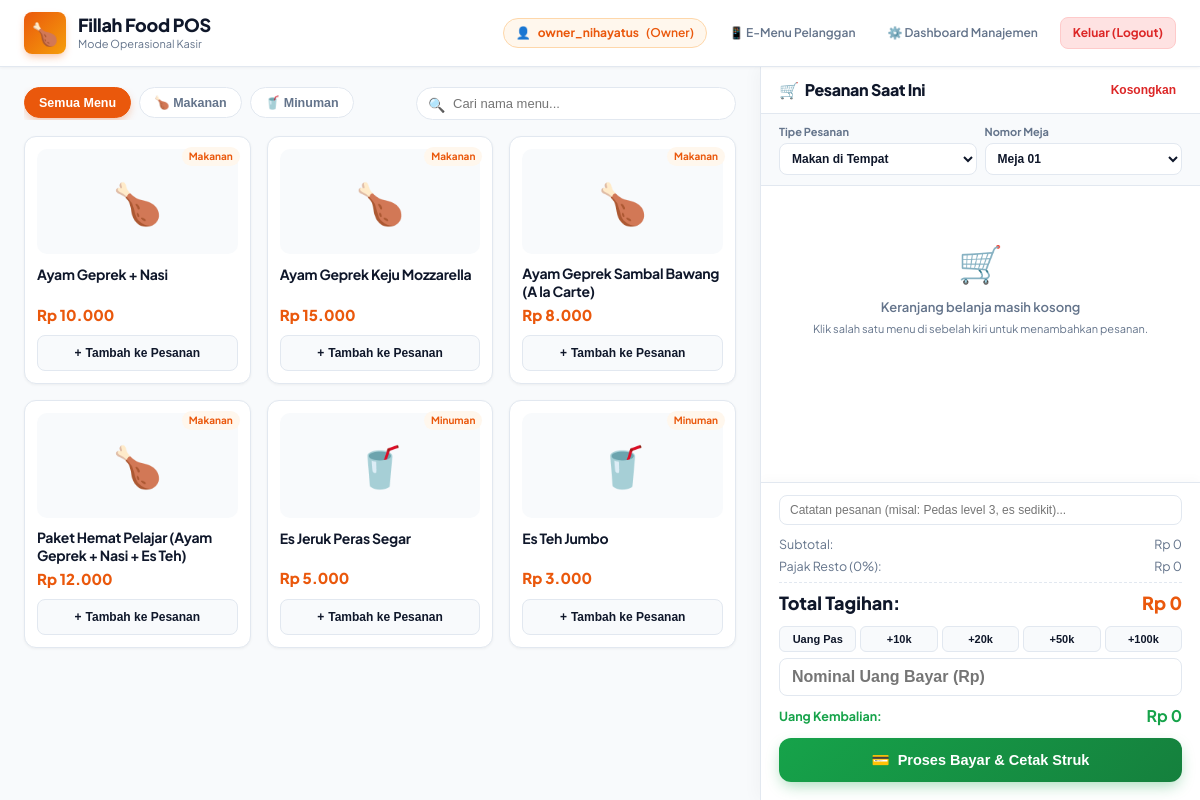
Page /kasir.php (signed in) on the committed database.
### tables this page shows
CREATE TABLE IF NOT EXISTS produk (
    id INT AUTO_INCREMENT PRIMARY KEY,
    nama_produk VARCHAR(100) NOT NULL,
    harga DECIMAL(10,2) NOT NULL,
    kategori ENUM('Makanan', 'Minuman') NOT NULL,
    gambar VARCHAR(255) NULL
);

### kasir.php (the view, shortened to what this page needs)
<?php
require 'config.php';
$query_produk = "SELECT * FROM produk ORDER BY kategori ASC, nama_produk ASC";
$result_produk = $conn->query($query_produk);
$daftar_produk = [];
if ($result_produk) {
    while ($row = $result_produk->fetch_assoc()) {
        $daftar_produk[] = $row;
    }
}
?>
<!DOCTYPE html>
<html lang="id">
<head>
    <link rel="stylesheet" href="style.css">
</head>
<body>
    <header class="navbar">
        <div class="navbar-brand">
            <div class="brand-logo">🍗</div>
            <div class="brand-text">
                <h1>Fillah Food POS</h1>
                <p>Mode Operasional Kasir</p>
            </div>
        </div>
        <div class="nav-actions">
            <span class="user-pill" style="display: inline-flex; align-items: center; gap: 7px;">
                <?php if (!empty($_SESSION['foto']) && file_exists(__DIR__ . '/' . $_SESSION['foto'])): ?>
                    <img src="<?php echo htmlspecialchars($_SESSION['foto']); ?>" alt="Foto" style="width: 22px; height: 22px; border-radius: 50%; object-fit: cover;">
                <?php else: ?>
                    <span>👤</span>
                <?php endif; ?>
                <strong><?php echo htmlspecialchars($_SESSION['username']); ?></strong> (<?php echo htmlspecialchars($_SESSION['role']); ?>)
            </span>
            <a href="menu.php" target="_blank" class="btn-link">📱 E-Menu Pelanggan</a>
            <?php if (in_array($_SESSION['role'], ['Owner', 'Admin'])): ?>
                <a href="admin.php" class="btn-link">⚙️ Dashboard Manajemen</a>
            <?php endif; ?>
            <a href="logout.php" class="btn-logout">Keluar (Logout)</a>
        </div>
    </header>
    <div class="workspace">
        <main class="catalog-panel">
            <div class="catalog-toolbar">
                <div class="category-pills">
                    <button class="cat-btn active" onclick="filterKategori('Semua')">Semua Menu</button>
                    <button class="cat-btn" onclick="filterKategori('Makanan')">🍗 Makanan</button>
                    <button class="cat-btn" onclick="filterKategori('Minuman')">🥤 Minuman</button>
                </div>
                <div class="search-box">
                    <span class="search-icon">🔍</span>
                    <input type="text" id="cari-menu" class="search-input" placeholder="Cari nama menu..." onkeyup="cariMenuLive()">
                </div>
            </div>
            <div class="products-grid" id="daftar-menu-grid">
                <?php if (empty($daftar_produk)): ?>
                    <p style="color: #888; font-style: italic;">Belum ada menu di database.</p>
                <?php else: ?>
                    <?php foreach ($daftar_produk as $p): ?>
                        <div class="product-card"
                             data-kategori="<?php echo htmlspecialchars($p['kategori']); ?>"
                             data-nama="<?php echo htmlspecialchars(strtolower($p['nama_produk'])); ?>"
                             onclick="tambahItem(<?php echo $p['id']; ?>, '<?php echo addslashes($p['nama_produk']); ?>', <?php echo $p['harga']; ?>)">
                            <span class="card-header-badge"><?php echo htmlspecialchars($p['kategori']); ?></span>
                            <div class="product-thumb">
                                <?php if (!empty($p['gambar']) && file_exists($p['gambar'])): ?>
                                    <img src="<?php echo htmlspecialchars($p['gambar']); ?>"
                                         alt="<?php echo htmlspecialchars($p['nama_produk']); ?>"
                                         style="width:100%;height:100%;object-fit:cover;border-radius:10px;">
                                <?php else: ?>
                                    <?php echo ($p['kategori'] === 'Makanan') ? '🍗' : '🥤'; ?>
                                <?php endif; ?>
                            </div>
                            <h3 class="product-name"><?php echo htmlspecialchars($p['nama_produk']); ?></h3>
                            <div class="product-price">Rp <?php echo number_format($p['harga'], 0, ',', '.'); ?></div>
                            <button class="btn-add-item" type="button" style="pointer-events: none;">
                                <span>+</span> Tambah ke Pesanan
                            </button>
                        </div>
                    <?php endforeach; ?>
                <?php endif; ?>
            </div>
        </main>
        <aside class="cart-panel">
            <div class="cart-header">
                <h2><span>🛒</span> Pesanan Saat Ini</h2>
                <button class="btn-clear-cart" onclick="kosongkanKeranjang()">Kosongkan</button>
            </div>
            <div class="order-meta">
                <div>
                    <label style="font-size: 11px; font-weight: 700; color: var(--text-muted); display: block; margin-bottom: 2px;">Tipe Pesanan</label>
                    <select id="tipe-pesanan" class="meta-select">
                        <option value="Dine In (Makan di Tempat)">Makan di Tempat</option>
                    </select>
                </div>
                <div>
                    <label style="font-size: 11px; font-weight: 700; color: var(--text-muted); display: block; margin-bottom: 2px;">Nomor Meja</label>
                    <select id="no-meja" class="meta-select">
                        <option value="Meja 01">Meja 01</option>
                    </select>
                </div>
            </div>
            <div class="cart-items-wrapper" id="cart-items-container">
                <div id="cart-empty-state" style="text-align: center; padding: 40px 20px; color: var(--text-muted);">
                    <div style="font-size: 36px; margin-bottom: 8px;">🛒</div>
                    <p style="font-size: 13px; font-weight: 600;">Keranjang belanja masih kosong</p>
                    <p style="font-size: 11px; margin-top: 4px;">Klik salah satu menu di sebelah kiri untuk menambahkan pesanan.</p>
                </div>
            </div>
            <div class="cart-footer">
                <input type="text" id="catatan-order" class="order-notes-input" placeholder="Catatan pesanan (misal: Pedas level 3, es sedikit)...">
                <div class="summary-row">
                    <span>Subtotal:</span>
                    <span id="label-subtotal">Rp 0</span>
                </div>
                <div class="summary-row">
                    <span>Pajak Resto (0%):</span>
                    <span>Rp 0</span>
                </div>
                <div class="summary-total">
                    <span>Total Tagihan:</span>
                    <span id="label-total" style="color: var(--primary);">Rp 0</span>
                </div>
                <div class="quick-cash-row">
                    <button class="quick-cash-btn" onclick="setUangPas()">Uang Pas</button>
                    <button class="quick-cash-btn" onclick="tambahNominal(10000)">+10k</button>
                    <button class="quick-cash-btn" onclick="tambahNominal(20000)">+20k</button>
                    <button class="quick-cash-btn" onclick="tambahNominal(50000)">+50k</button>
                    <button class="quick-cash-btn" onclick="tambahNominal(100000)">+100k</button>
                </div>
                <div class="cash-input-group">
                    <input type="number" id="input-uang-bayar" class="cash-input" placeholder="Nominal Uang Bayar (Rp)" oninput="hitungKembalianRealtime()">
                </div>
                <div class="change-row">
                    <span>Uang Kembalian:</span>
                    <span id="label-kembalian" style="font-size: 16px;">Rp 0</span>
                </div>
                <button class="btn-checkout" onclick="prosesBayarDanCetak()">
                    <span>💳</span> Proses Bayar & Cetak Struk
                </button>
            </div>
        </aside>
    </div>
</body>
</html>

### style.css (style rules this page uses)
:root { --primary: #ea580c; --primary-hover: #c2410c; --primary-light: #fff7ed; --secondary: #f59e0b; --success: #16a34a; --success-hover: #15803d; --success-light: #dcfce7; --warning: #d97706; --warning-light: #fef3c7; --danger: #dc2626; --danger-light: #fee2e2; --bg-canvas: #f8fafc; --bg-card: #ffffff; --sidebar-bg: #0f172a; --sidebar-hover: #1e293b; --text-dark: #0f172a; --text-muted: #64748b; --border: #e2e8f0; --radius-sm: 8px; --radius-md: 12px; --radius-lg: 18px; --radius-xl: 24px; --shadow-sm: 0 1px 3px rgba(0, 0, 0, 0.05); --shadow-md: 0 4px 12px -2px rgba(15, 23, 42, 0.08); --shadow-lg: 0 10px 25px -5px rgba(234, 88, 12, 0.15), 0 0 1px 1px rgba(0, 0, 0, 0.05); --shadow-primary: 0 4px 14px -2px rgba(234, 88, 12, 0.4); --safe-top: env(safe-area-inset-top, 0px); --safe-bottom: env(safe-area-inset-bottom, 0px); --safe-left: env(safe-area-inset-left, 0px); --safe-right: env(safe-area-inset-right, 0px); }
*, *::before, *::after { margin: 0; padding: 0; box-sizing: border-box; -webkit-tap-highlight-color: transparent; }
html { font-size: 16px; scroll-behavior: smooth; -webkit-text-size-adjust: 100%; }
body { background-color: var(--bg-canvas); color: var(--text-dark); font-family: 'Plus Jakarta Sans', system-ui, -apple-system, BlinkMacSystemFont, 'Segoe UI', Roboto, sans-serif; line-height: 1.5; min-height: 100vh; min-height: 100dvh; overflow-x: hidden; }
h1, h2, h3, h4, h5, h6 { color: var(--text-dark); font-weight: 800; letter-spacing: -0.02em; line-height: 1.25; }

### rows in the picture
produk: kategori "Makanan", nama_produk "Ayam Geprek + Nasi", harga "10.000"
produk: kategori "Makanan", nama_produk "Ayam Geprek Keju Mozzarella", harga "15.000"
produk: kategori "Makanan", nama_produk "Ayam Geprek Sambal Bawang (A la Carte)", harga "8.000"
produk: kategori "Makanan", nama_produk "Paket Hemat Pelajar (Ayam Geprek + Nasi + Es Teh)", harga "12.000"
produk: kategori "Minuman", nama_produk "Es Jeruk Peras Segar", harga "5.000"
produk: kategori "Minuman", nama_produk "Es Teh Jumbo", harga "3.000"

### other values in the picture
$_SESSION['username'] "owner_nihayatus"
$_SESSION['role'] "Owner"
